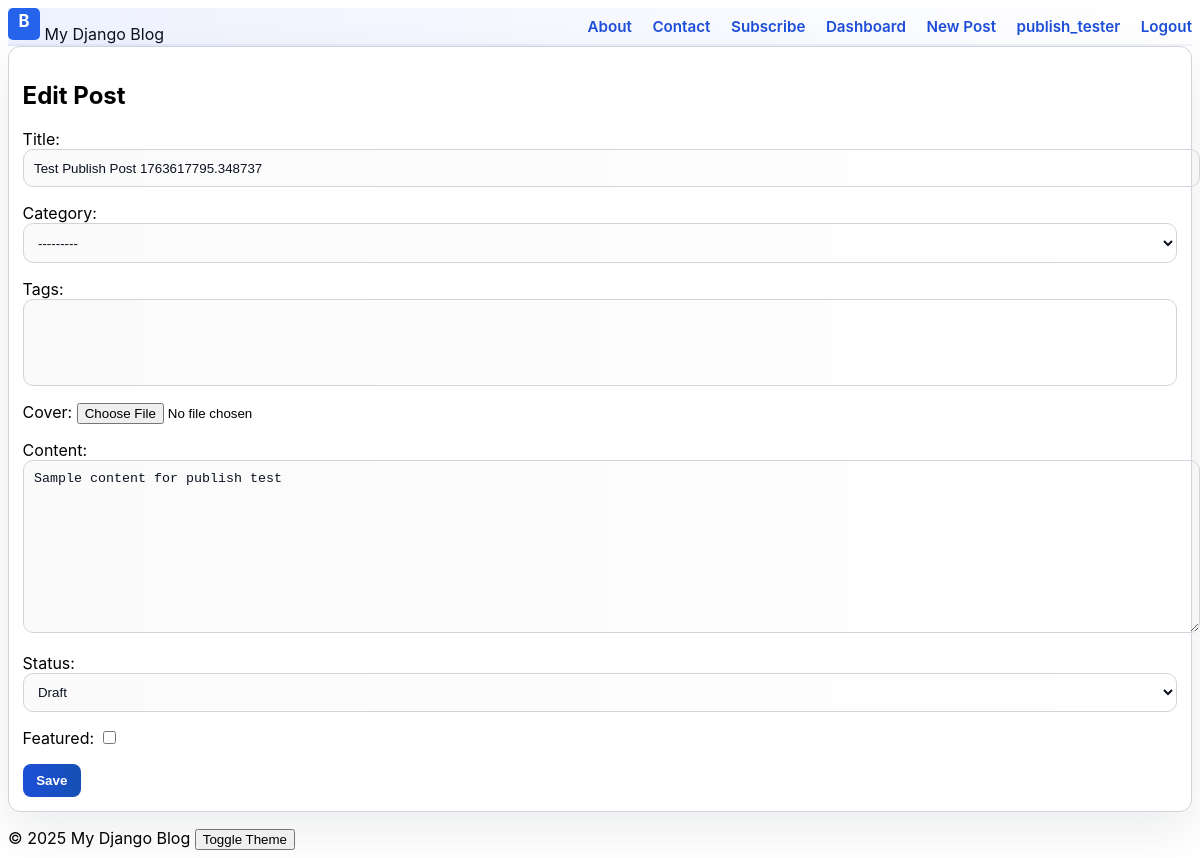
Page /post/test-publish-post-1763617795348737/edit/ (signed in) on the committed database.
### blog/models.py (models this page shows, shortened)
class Post(models.Model):
    STATUS_CHOICES = (('draft', 'Draft'), ('published', 'Published'))
    author = models.ForeignKey(User, on_delete=models.CASCADE, related_name='posts')
    title = models.CharField(max_length=250)
    slug = models.SlugField(max_length=270, unique=True, blank=True)
    category = models.ForeignKey(Category, on_delete=models.SET_NULL, null=True, blank=True, related_name='posts')
    tags = models.ManyToManyField(Tag, blank=True, related_name='posts')
    cover = models.ImageField(upload_to='covers/', blank=True, null=True)
    content = models.TextField()
    created = models.DateTimeField(default=timezone.now)
    updated = models.DateTimeField(auto_now=True)
    status = models.CharField(max_length=10, choices=STATUS_CHOICES, default='draft')
    featured = models.BooleanField(default=False)
    published_at = models.DateTimeField(null=True, blank=True)
    class Meta:
        ordering = ['-created']

### blog/views.py (the view)
# urls.py: path('post/<slug:slug>/edit/', PostUpdateView.as_view(), name='post_update'),
class PostUpdateView(LoginRequiredMixin, UserPassesTestMixin, UpdateView):
    model = Post
    form_class = PostForm
    template_name = 'blog/post_form.html'
    def test_func(self):
        post = self.get_object()
        return post.author == self.request.user or self.request.user.is_staff

### blog/forms.py
class PostForm(forms.ModelForm):
    class Meta:
        model = Post
        fields = ['title', 'category', 'tags', 'cover', 'content', 'status', 'featured']

### templates/blog/post_form.html (shortened to what this page needs)
{% extends 'base.html' %}
{% block content %}
  <div class="container">
    <div class="card">
      <h2>{% if form.instance.pk %}Edit Post{% else %}New Post{% endif %}</h2>
      <form method="post" enctype="multipart/form-data">
        {{ form.as_p }}
        <div style="margin-top:0.5rem"><button class="btn" type="submit">Save</button></div>
      </form>
    </div>
  </div>
{% endblock %}

### templates/base.html (shortened to what this page needs)
<!doctype html>
<html lang="en">
  {% load static %}
  <head>
    <link rel="stylesheet" href="{% static 'css/style.css' %}">
  </head>
  <body>
    <header class="site-header">
      <div class="container">
        <div style="display:flex;align-items:center;justify-content:space-between;width:100%">
          <div class="logo">
            <a href="{% url 'post_list' %}" class="logo">
              <img src="{% static 'img/favicon.svg' %}" alt="logo" style="width:32px;height:32px">
              <span class="brand">My Django Blog</span>
            </a>
          </div>
          <nav>
            <a href="{% url 'about' %}">About</a>
            <a href="{% url 'contact' %}">Contact</a>
            <a href="{% url 'subscribe' %}">Subscribe</a>
            {% if user.is_authenticated %}
              <a href="{% url 'dashboard' %}">Dashboard</a>
              <a href="{% url 'post_create' %}">New Post</a>
              <a href="{% url 'profile_edit' %}">{{ user.username }}</a>
              <a href="{% url 'logout' %}">Logout</a>
            {% else %}
              <a href="{% url 'login' %}">Login</a>
              <a href="{% url 'register' %}">Register</a>
            {% endif %}
          </nav>
        </div>
      </div>
    </header>
    <main class="container">
      {% block content %}{% endblock %}
    </main>
    <footer class="site-footer">
      <div class="container">&copy; {% now 'Y' %} My Django Blog
        <button id="theme-toggle">Toggle Theme</button>
      </div>
    </footer>
  </body>
</html>

### static/css/style.css (style rules this page uses)
:root { --bg: #f8fafc; --card: #ffffff; --muted: #374151; --text: #0b1220; --primary: #1d4ed8; --accent: #06b6d4; --soft: #eef2ff; --border: #d1d5db; --shadow: 0 18px 48px rgba(15,23,42,0.08); }
.site-header { background:linear-gradient(90deg, rgba(29,78,216,0.06), transparent); border-bottom:2px solid rgba(29,78,216,0.06); }
.site-header a { color:var(--text);text-decoration:none }
.site-header nav a { margin-left:1rem;color:var(--primary);font-size:0.95rem;font-weight:600 }
form input[type="text"], form input[type="email"], form textarea, select { width:100%;padding:0.65rem;border-radius:10px;border:1px solid var(--border);background:linear-gradient(90deg, rgba(0,0,0,0.02), transparent);color:var(--text); }

### rows in the picture
Post: title "Test Publish Post 1763617795.348737", category "---------", content "Sample content for publish test", status "Draft"

### other values in the picture
{{ user.username }} "publish_tester"
